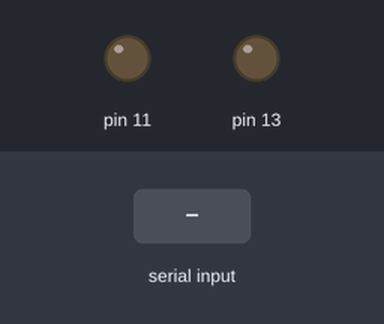
A sketch run on a simulated Arduino Uno, built with avr-gcc and run on an emulated ATmega328P. On the bench: output pins drawn as LEDs (lit = HIGH). The test bench sets the inputs (shaded band).

Above: at 1.2 s.
1.3 s: "1" received over Serial
At 2.3 s:
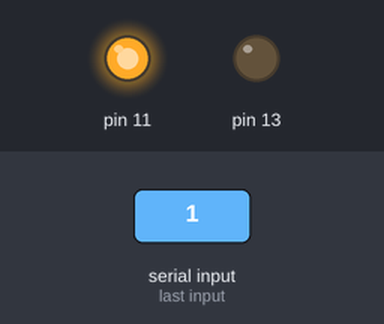
2.8 s: "2" received over Serial
At 3.5 s:
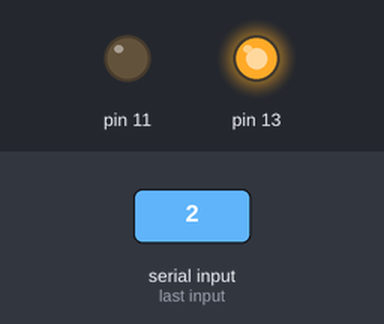
4.3 s: "0" received over Serial
At 4.6 s:
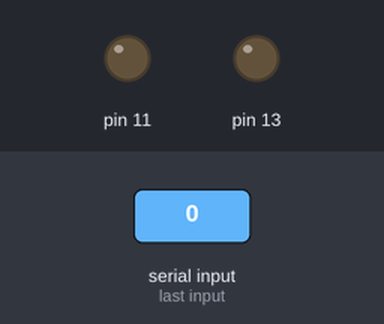
Timing chart, 0 to 7.3 s (numbered marks = the images above; inputs shaded):
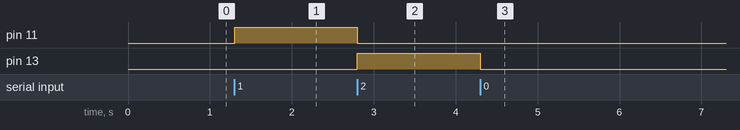

The sketch:

arduino.ino
```cpp
int data;

void setup() {
  Serial.begin(9600);
  pinMode(11, OUTPUT);
  pinMode(13, OUTPUT);
}

void loop() {
  if (Serial.available()) {
    data = Serial.read();
  }

  if (data == '1') {
    digitalWrite(11, HIGH);
    digitalWrite(13, LOW);
  } else if (data == '2') {
    digitalWrite(11, LOW);
    digitalWrite(13, HIGH);
  } else if (data == '0') {
    digitalWrite(11, LOW);
    digitalWrite(13, LOW);
  }
}
```

Measured:
- after the input at 1.3 s, pin 11: LOW → HIGH at once
- after the input at 2.8 s, pin 11: HIGH → LOW at once; pin 13: LOW → HIGH at once
- after the input at 4.3 s, pin 13: HIGH → LOW at once
